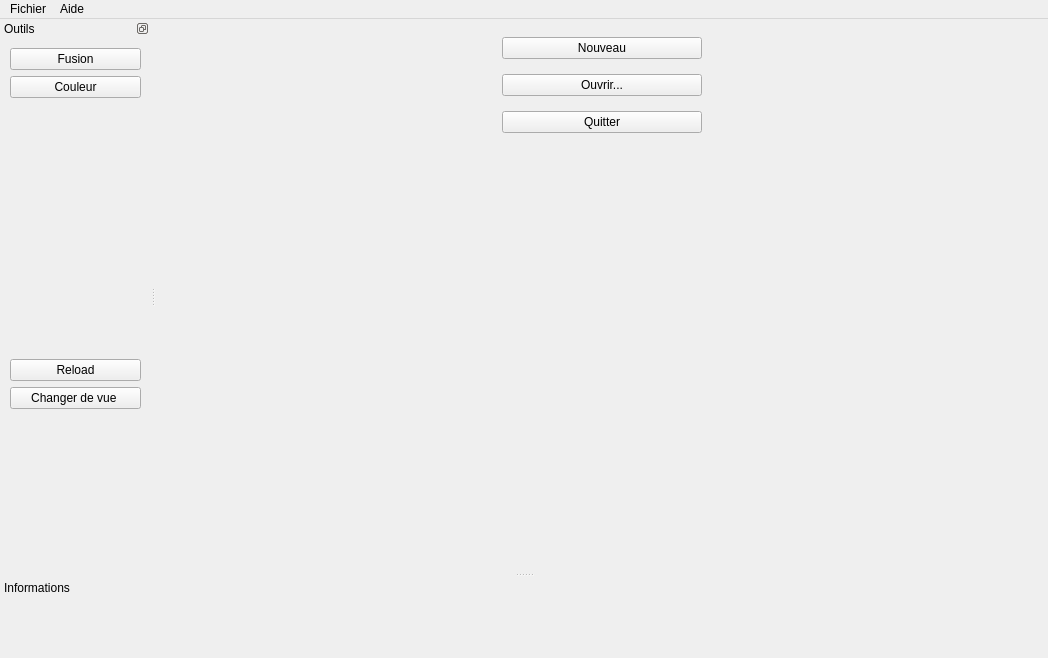
<?xml version="1.0" encoding="UTF-8"?>
<ui version="4.0">
 <class>MainWindow</class>
 <widget class="QMainWindow" name="MainWindow">
  <property name="windowModality">
   <enum>Qt::WindowModal</enum>
  </property>
  <property name="geometry">
   <rect>
    <x>0</x>
    <y>0</y>
    <width>1048</width>
    <height>658</height>
   </rect>
  </property>
  <property name="acceptDrops">
   <bool>false</bool>
  </property>
  <property name="windowTitle">
   <string>MainWindow</string>
  </property>
  <property name="documentMode">
   <bool>false</bool>
  </property>
  <property name="tabShape">
   <enum>QTabWidget::Rounded</enum>
  </property>
  <property name="unifiedTitleAndToolBarOnMac">
   <bool>true</bool>
  </property>
  <widget class="QWidget" name="centralwidget">
   <layout class="QGridLayout" name="gridLayout">
    <item row="0" column="0">
     <widget class="QWidget" name="widget" native="true">
      <property name="autoFillBackground">
       <bool>true</bool>
      </property>
      <layout class="QGridLayout" name="gridLayout_2">
       <item row="0" column="1">
        <spacer name="horizontalSpacer">
         <property name="orientation">
          <enum>Qt::Horizontal</enum>
         </property>
         <property name="sizeHint" stdset="0">
          <size>
           <width>40</width>
           <height>0</height>
          </size>
         </property>
        </spacer>
       </item>
       <item row="1" column="1" rowspan="4">
        <layout class="QGridLayout" name="Render_window">
         <property name="sizeConstraint">
          <enum>QLayout::SetMinimumSize</enum>
         </property>
         <property name="leftMargin">
          <number>0</number>
         </property>
         <property name="verticalSpacing">
          <number>15</number>
         </property>
         <item row="1" column="0">
          <widget class="QPushButton" name="pushButton_Start_Menue_ouvrir">
           <property name="maximumSize">
            <size>
             <width>200</width>
             <height>16777215</height>
            </size>
           </property>
           <property name="cursor">
            <cursorShape>PointingHandCursor</cursorShape>
           </property>
           <property name="layoutDirection">
            <enum>Qt::LeftToRight</enum>
           </property>
           <property name="text">
            <string>Ouvrir...</string>
           </property>
           <property name="checkable">
            <bool>false</bool>
           </property>
          </widget>
         </item>
         <item row="2" column="0">
          <widget class="QPushButton" name="pushButton_Start_Menue_quitter">
           <property name="maximumSize">
            <size>
             <width>200</width>
             <height>16777215</height>
            </size>
           </property>
           <property name="cursor">
            <cursorShape>PointingHandCursor</cursorShape>
           </property>
           <property name="text">
            <string>Quitter</string>
           </property>
          </widget>
         </item>
         <item row="0" column="0">
          <widget class="QPushButton" name="pushButton_Start_Menue_Nouvea">
           <property name="maximumSize">
            <size>
             <width>200</width>
             <height>16777215</height>
            </size>
           </property>
           <property name="cursor">
            <cursorShape>PointingHandCursor</cursorShape>
           </property>
           <property name="text">
            <string>Nouveau</string>
           </property>
          </widget>
         </item>
         <item row="3" column="0">
          <spacer name="verticalSpacer_2">
           <property name="orientation">
            <enum>Qt::Vertical</enum>
           </property>
           <property name="sizeHint" stdset="0">
            <size>
             <width>20</width>
             <height>40</height>
            </size>
           </property>
          </spacer>
         </item>
        </layout>
       </item>
      </layout>
     </widget>
    </item>
   </layout>
  </widget>
  <widget class="QMenuBar" name="menubar">
   <property name="geometry">
    <rect>
     <x>0</x>
     <y>0</y>
     <width>1048</width>
     <height>21</height>
    </rect>
   </property>
   <widget class="QMenu" name="menuFichier">
    <property name="title">
     <string>Fichier</string>
    </property>
    <addaction name="separator"/>
    <addaction name="actionNouveau"/>
    <addaction name="actionOuvrir"/>
    <addaction name="actionEnregistrer"/>
    <addaction name="separator"/>
    <addaction name="actionExporter"/>
    <addaction name="actionQuitter"/>
   </widget>
   <widget class="QMenu" name="menuAide">
    <property name="title">
     <string>Aide</string>
    </property>
    <addaction name="actionAbout_us"/>
    <addaction name="actionDocumentation"/>
   </widget>
   <addaction name="menuFichier"/>
   <addaction name="menuAide"/>
  </widget>
  <widget class="QDockWidget" name="dockWidget">
   <property name="minimumSize">
    <size>
     <width>150</width>
     <height>61</height>
    </size>
   </property>
   <property name="contextMenuPolicy">
    <enum>Qt::NoContextMenu</enum>
   </property>
   <property name="features">
    <set>QDockWidget::DockWidgetFloatable|QDockWidget::DockWidgetMovable</set>
   </property>
   <property name="allowedAreas">
    <set>Qt::LeftDockWidgetArea|Qt::RightDockWidgetArea</set>
   </property>
   <property name="windowTitle">
    <string>Outils</string>
   </property>
   <attribute name="dockWidgetArea">
    <number>1</number>
   </attribute>
   <widget class="QWidget" name="dockWidgetContents">
    <property name="sizePolicy">
     <sizepolicy hsizetype="Minimum" vsizetype="Minimum">
      <horstretch>0</horstretch>
      <verstretch>0</verstretch>
     </sizepolicy>
    </property>
    <property name="autoFillBackground">
     <bool>false</bool>
    </property>
    <widget class="QWidget" name="verticalLayoutWidget">
     <property name="geometry">
      <rect>
       <x>10</x>
       <y>10</y>
       <width>131</width>
       <height>361</height>
      </rect>
     </property>
     <layout class="QVBoxLayout" name="verticalLayout">
      <item>
       <widget class="QPushButton" name="pushButton_Fusion">
        <property name="cursor">
         <cursorShape>PointingHandCursor</cursorShape>
        </property>
        <property name="text">
         <string>Fusion</string>
        </property>
       </widget>
      </item>
      <item>
       <widget class="QPushButton" name="pushButton_Color">
        <property name="cursor">
         <cursorShape>PointingHandCursor</cursorShape>
        </property>
        <property name="text">
         <string>Couleur</string>
        </property>
       </widget>
      </item>
      <item>
       <spacer name="verticalSpacer">
        <property name="orientation">
         <enum>Qt::Vertical</enum>
        </property>
        <property name="sizeHint" stdset="0">
         <size>
          <width>113</width>
          <height>228</height>
         </size>
        </property>
       </spacer>
      </item>
      <item>
       <widget class="QPushButton" name="realoadButton">
        <property name="text">
         <string>Reload</string>
        </property>
       </widget>
      </item>
      <item>
       <widget class="QPushButton" name="pushButton_switch">
        <property name="cursor">
         <cursorShape>PointingHandCursor</cursorShape>
        </property>
        <property name="toolTip">
         <string extracomment="permet de changer de vue entre la vue graph et la vue tableur">&lt;html&gt;&lt;head/&gt;&lt;body&gt;&lt;p&gt;Permet de passer de la vue tableur à la vue graph et inversement&lt;/p&gt;&lt;/body&gt;&lt;/html&gt;</string>
        </property>
        <property name="text">
         <string>Changer de vue </string>
        </property>
       </widget>
      </item>
     </layout>
    </widget>
   </widget>
  </widget>
  <widget class="QDockWidget" name="dockWidget_2">
   <property name="sizePolicy">
    <sizepolicy hsizetype="Preferred" vsizetype="Preferred">
     <horstretch>0</horstretch>
     <verstretch>30</verstretch>
    </sizepolicy>
   </property>
   <property name="minimumSize">
    <size>
     <width>61</width>
     <height>80</height>
    </size>
   </property>
   <property name="features">
    <set>QDockWidget::NoDockWidgetFeatures</set>
   </property>
   <property name="allowedAreas">
    <set>Qt::BottomDockWidgetArea</set>
   </property>
   <property name="windowTitle">
    <string>Informations </string>
   </property>
   <attribute name="dockWidgetArea">
    <number>8</number>
   </attribute>
   <widget class="QWidget" name="dockWidgetContents_3">
    <widget class="QWidget" name="layoutWidget">
     <property name="geometry">
      <rect>
       <x>20</x>
       <y>10</y>
       <width>991</width>
       <height>51</height>
      </rect>
     </property>
     <layout class="QHBoxLayout" name="horizontalLayout_2">
      <item>
       <widget class="QLabel" name="label_arrets">
        <property name="text">
         <string/>
        </property>
       </widget>
      </item>
      <item>
       <widget class="QLabel" name="label_column">
        <property name="text">
         <string/>
        </property>
       </widget>
      </item>
      <item>
       <widget class="QLabel" name="label_noeuds">
        <property name="text">
         <string/>
        </property>
       </widget>
      </item>
      <item>
       <widget class="QLabel" name="label_time">
        <property name="text">
         <string/>
        </property>
        <property name="scaledContents">
         <bool>false</bool>
        </property>
       </widget>
      </item>
      <item>
       <widget class="QLabel" name="label_ligne">
        <property name="text">
         <string/>
        </property>
       </widget>
      </item>
     </layout>
    </widget>
   </widget>
  </widget>
  <action name="actionPNG">
   <property name="text">
    <string>PNG</string>
   </property>
  </action>
  <action name="actionBMP">
   <property name="text">
    <string>BMP</string>
   </property>
  </action>
  <action name="actionSVG">
   <property name="text">
    <string>SVG</string>
   </property>
  </action>
  <action name="actionQuitter">
   <property name="text">
    <string>Quitter</string>
   </property>
  </action>
  <action name="actionAnnuler">
   <property name="text">
    <string>Annuler</string>
   </property>
  </action>
  <action name="actionR_tablir">
   <property name="text">
    <string>Rétablir</string>
   </property>
  </action>
  <action name="actionCopier">
   <property name="text">
    <string>Copier</string>
   </property>
  </action>
  <action name="actionCouper">
   <property name="text">
    <string>Couper</string>
   </property>
  </action>
  <action name="actionColler">
   <property name="text">
    <string>Coller</string>
   </property>
  </action>
  <action name="actionFormat">
   <property name="text">
    <string>Format</string>
   </property>
  </action>
  <action name="actionOuvrir">
   <property name="icon">
    <iconset theme="appointment-new">
     <normaloff>.</normaloff>.</iconset>
   </property>
   <property name="text">
    <string>Ouvrir</string>
   </property>
   <property name="toolTip">
    <string>Ouvrir</string>
   </property>
  </action>
  <action name="action_xlsx">
   <property name="text">
    <string>.xlsx</string>
   </property>
  </action>
  <action name="action_csv">
   <property name="text">
    <string>.csv</string>
   </property>
  </action>
  <action name="actionEnregistrer">
   <property name="text">
    <string>Enregistrer</string>
   </property>
  </action>
  <action name="actionExporter">
   <property name="text">
    <string>Exporter</string>
   </property>
  </action>
  <action name="actionAbout_us">
   <property name="text">
    <string>About us</string>
   </property>
  </action>
  <action name="actionDocumentation">
   <property name="text">
    <string>Documentation</string>
   </property>
  </action>
  <action name="actionNouveau">
   <property name="text">
    <string>Nouveau</string>
   </property>
  </action>
 </widget>
 <resources/>
 <connections/>
</ui>
